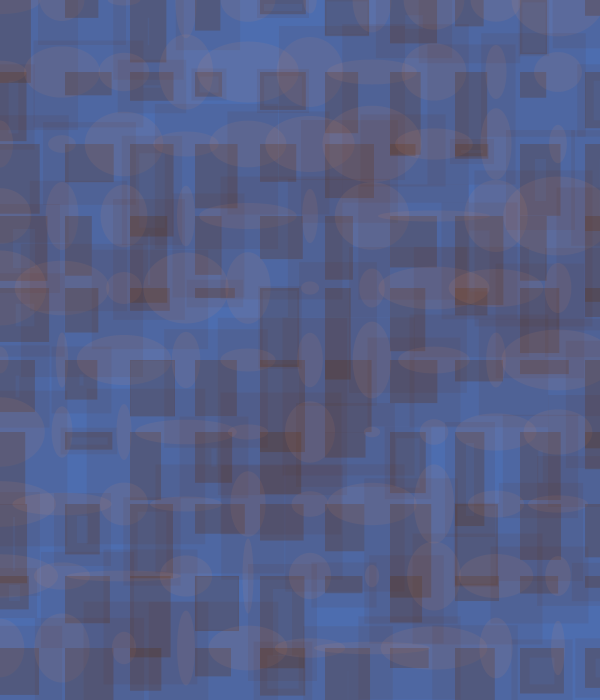
Frame 1 (no input)
Frame 60 (the mouse pressed at the canvas centre just before this capture): identical to frame 1, image omitted
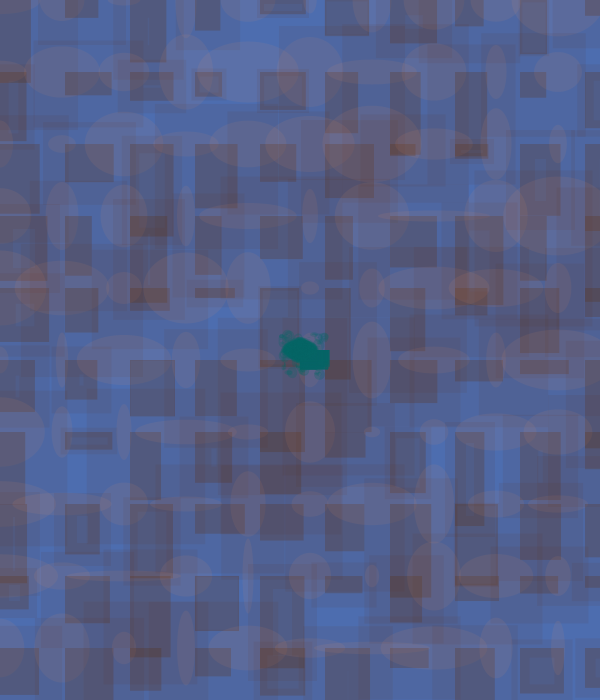
Frame 120 (the mouse held since frame 60 and released just before this capture)

The Processing sketch that drew these frames (run headless with seeded random() and noise(); from frame 60 on, the mouse is pressed at the canvas centre):

// Processing sketch: processing_77639
// ── processing_77639.pde


void setup () {
  size (600,700); 
  background (77,109,175);
  smooth();
 
  int anzahl = 10;
 
  for (int i=0; i<anzahl; i=i+1){
       
     for (int j=0; j<anzahl; j=j+1){
         fill (255,158,93,20);
         if (i%2==10)fill(59,0,100,0);
         noStroke();
         ellipse (j*(width/anzahl+2),i*(height/anzahl+2),random(10,120),random(10,80));
        
         stroke(#58290A,20);
         strokeWeight (random(100));
    
          fill(#58290A,60);
          rect (j*(width/anzahl+5),i*(height/anzahl+2),random(25,50),random(10,95));
          } 
      }
  }
 
 

void draw () {
   
  if (keyPressed){

   if(key=='2') {
      strokeWeight(10);
    stroke(20,60,23,100);
   fill (random(255),random(255),random(255),150);
   rect (mouseX,mouseY,random(-20,20),random(-20,20));
   } 
            
          }
 
   
    if(key=='1') {
      strokeWeight(2);
    stroke(5,100,100,66);
   fill (random(100),random(50),random(100),100);
   rect (mouseX,mouseY,random(-20,20),random(90,120));
   } 
 

 

  if(mousePressed){   
   stroke(5,100,100,66);
      strokeWeight (random(10));
      fill (5,100,100,66);
      ellipse (mouseX,mouseY,random(0,30),random(0,20));
      fill (5,100,100,66);
      ellipse (mouseX,mouseY,random(0,30),random(0,20));
      ellipse (mouseX+random(-20,25),mouseY+random(-20,25),random(0,5),random(0,5));
     
     stroke(5,100,100,66);
    strokeWeight (1);
    fill (5,100,100,66);
    ellipse (mouseX,mouseY,random(0,30),random(0,20));
    rect (mouseX,mouseY,random(15,30),random(10,20));
   }
   
}
